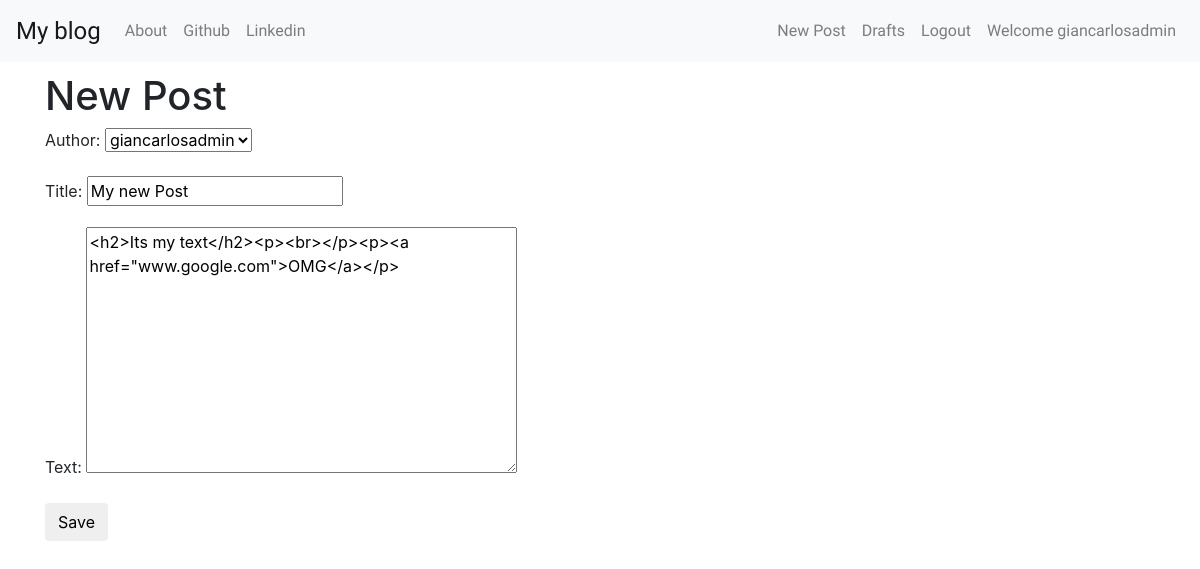
Screenshot of /post/1/edit/ (signed in) with the database file from the repository.
### blog/models.py (models this page shows, shortened)
class Post(models.Model):
    author = models.ForeignKey('auth.User', on_delete=models.CASCADE, related_name='posts')
    title = models.CharField(max_length=200)
    text = models.TextField()
    created_at = models.DateTimeField(default=timezone.now)
    published_at = models.DateTimeField(blank=True, null=True)

### blog/views.py (the view)
# urls.py: url(r'^post/(?P<pk>\d+)/edit/$', views.PostUpdateView.as_view(), name='post_edit'),
class PostUpdateView(LoginRequiredMixin, UpdateView):
    login_url = '/login'
    redirect_field_name = 'blog/post_detail.html'
    form_class = PostForm
    model = Post

### blog/forms.py
class PostForm(forms.ModelForm):
    class Meta():
        model = Post
        fields = ('author', 'title', 'text')
        widgets = {
            'title': forms.TextInput(attrs={'class': 'textinputclass'}),
            'text': forms.Textarea(attrs={'class': 'editable medium-editor-textarea postcontent'}),
        }

### blog/templates/blog/post_form.html (shortened to what this page needs)
{% extends 'blog/base.html' %}
{% block content %}
  <h1>New Post</h1>
  <form class="post-form" method="POST">
    {{ form.as_p }}
    <button type="submit" class="save btn btn-default">
      Save
    </button>
  </form>
{% endblock %}

### blog/templates/blog/base.html (shortened to what this page needs)
{% extends 'layout/base.html' %}
{% load staticfiles %}
{% block styles %}
  <link rel="stylesheet" href="{% static 'css/blog.css' %}">
{% endblock %}
{% block navbar %}
  <nav class="navbar navbar-expand-lg navbar-light bg-light justify-content-between tech-fonts custom-navbar">
    <a class="navbar-brand big-brand" href="{% url 'blog:post_list' %}">
      My blog
    </a>
    <div class="collapse navbar-collapse" id="navbarSupportedContent">
      <ul class="navbar-nav mr-auto">
        <li class="nav-item">
          <a class="nav-link" href="{% url 'blog:about'%}">About</a>
        </li>
        <li class="nav-item">
          <a class="nav-link" href="https://github.com/GiancarlosIO" target="_blank" rel="noopener noreferrer">Github</a>
        </li>
        <li class="nav-item">
          <a class="nav-link" href="https://www.linkedin.com/in/giancarlos-isasi/" target="_blank" rel="noopener noreferrer">Linkedin</a>
        </li>
      </ul>
      <ul class="navbar-nav">
        {% if user.is_authenticated %}
          <li class="nav-item">
            <a class="nav-link" href="{% url 'blog:post_new' %}">New Post</a>
          </li>
          <li class="nav-item">
            <a class="nav-link" href="{% url 'blog:post_draft_list' %}">Drafts</a>
          </li>
          <li class="nav-item">
            <a class="nav-link" href="{% url 'logout' %}">Logout</a>
          </li>
          <li class="nav-item">
            <a class="nav-link">Welcome {{ user.username }}</a>
          </li>
        {% else %}
          <li class="nav-item">
            <a class="nav-link" href="{% url 'login' %}">
              <i class="fa fa-user" aria-hidden="true"></i>
            </a>
          </li>
        {% endif %}
      </ul>
    </div>
  </nav>
{% endblock %}

### blog/static/css/blog.css (style rules this page uses)
.tech-fonts { font-family: 'Russo One', sans-serif; margin-bottom: 10px; }
.big-brand { font-size: 1.5em; }

### rows the page displays
Post: author "giancarlosadmin", title "My new Post", text "<h2>Its my text</h2><p><br></p><p><a href=\"www.google.com\">OMG</a></p>"

### other values shown
{{ user.username }} "giancarlosadmin"
